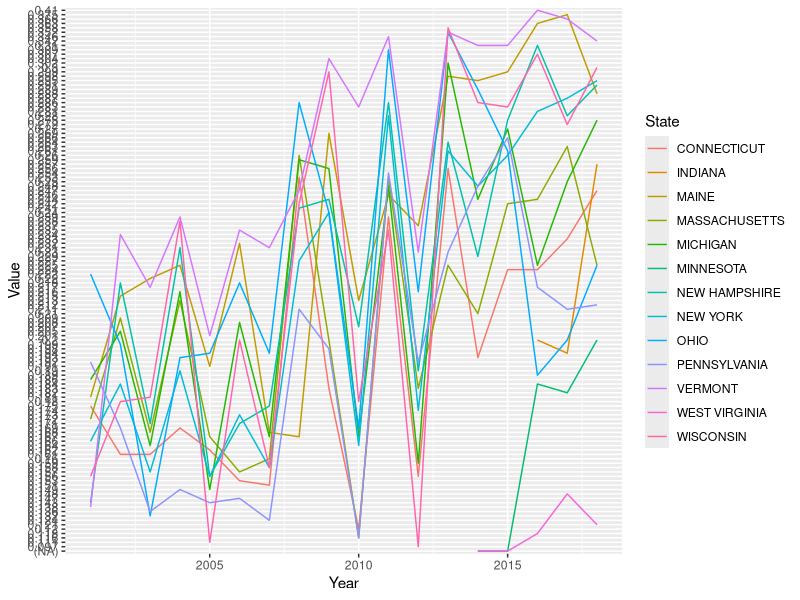

The R script that drew this image:
#' Inspect NASS data
#' 

library(tidyverse)

data = read.csv('All Public Maple Syrup Data.csv') %>%
       filter(Program == 'SURVEY' & Geo.Level == 'STATE') %>%
       filter(Data.Item == 'MAPLE SYRUP - YIELD, MEASURED IN GALLONS / TAP')


ggplot(data, aes(x=Year, y=Value, group=State, color=State)) + geom_line()
